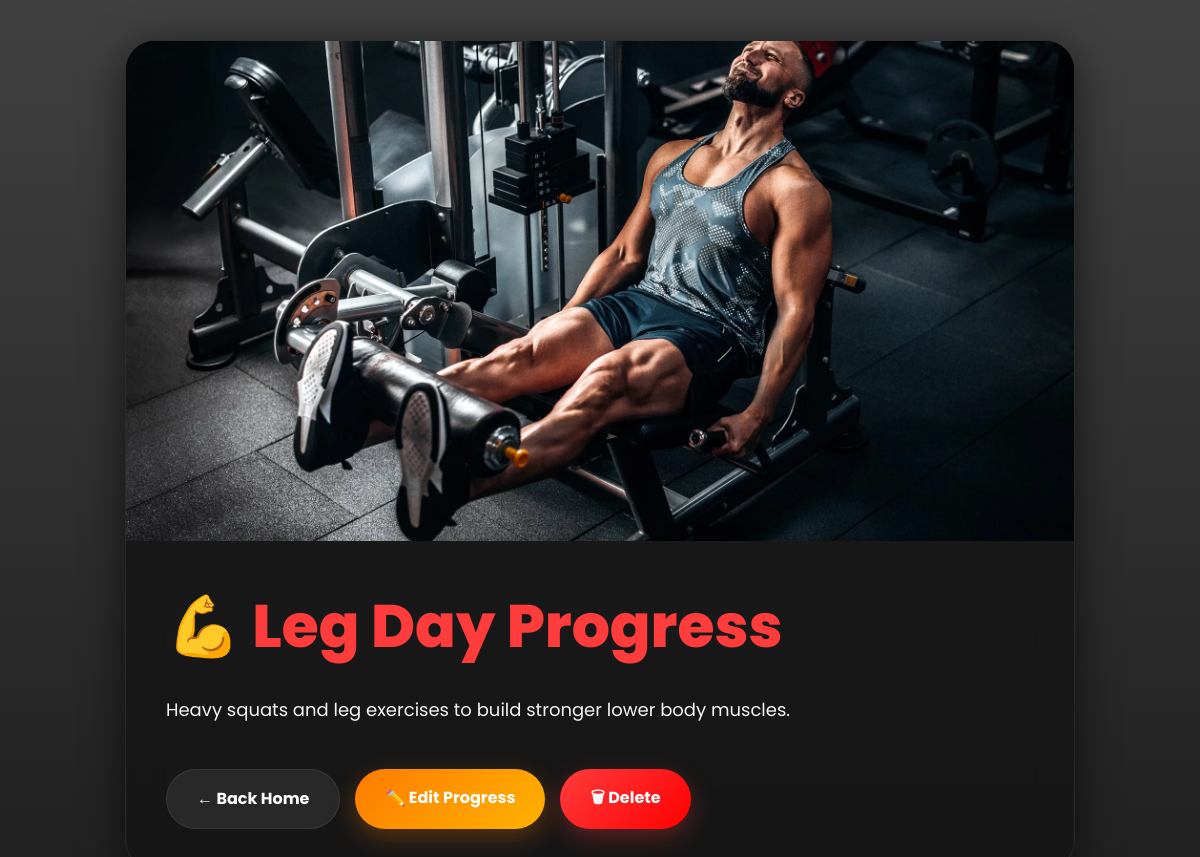
/15/ (signed in), run on the app's committed database.
### albums/models.py (models this page shows, shortened)
class Album(models.Model):
    user = models.ForeignKey(User, on_delete=models.CASCADE)
    title = models.CharField(max_length=100)
    description = models.TextField()
    image = models.ImageField(upload_to='albums/')
    created_at = models.DateTimeField(auto_now_add=True)

### albums/views.py (the view)
# urls.py: path('<int:pk>/', AlbumDetailView.as_view(), name='album-detail'),
class AlbumDetailView(LoginRequiredMixin, DetailView):
    model = Album

### templates/albums/album_detail.html (shortened to what this page needs)
<!DOCTYPE html>
<html lang="en">
<head>
</head>
<body>
    <div class="detail-card">
        <div class="detail-image">
            <img src="{{ object.image.url }}">
        </div>
        <div class="detail-content">
            <div class="title">
                💪 {{ object.title }}
            </div>
            <div class="description">
                {{ object.description }}
            </div>
            <div class="buttons">
                <a href="/" class="btn home-btn">
                    ← Back Home
                </a>
                <a href="/{{ object.id }}/update/" class="btn edit-btn">
                    ✏️ Edit Progress
                </a>
                <a href="/{{ object.id }}/delete/" class="btn delete-btn">
                    🗑 Delete
                </a>
            </div>
        </div>
    </div>
</body>
</html>

### templates/albums/album_detail.html (style rules this page uses)
* { margin:0; padding:0; box-sizing:border-box; font-family:'Poppins', sans-serif; }
body { background: linear-gradient(rgba(0,0,0,0.75), rgba(0,0,0,0.88)), url('https://images.unsplash.com/photo-1517836357463-d25dfeac3438?q=80&w=2070&auto=format&fit=crop'); background-size:cover; background-position:center; background-attachment:fixed; min-height:100vh; display:flex; justify-content:center; align-items:center; padding:40px; overflow-x:hidden; }
.detail-card { width:100%; max-width:950px; background:rgba(20,20,20,0.78); backdrop-filter:blur(20px); border-radius:30px; overflow:hidden; border:1px solid rgba(255,255,255,0.08); box-shadow:0 8px 40px rgba(0,0,0,0.6); animation:fadeIn 1s ease; }
.detail-image { width:100%; height:500px; overflow:hidden; background:black; }
.detail-image img { width:100%; height:100%; object-fit:cover; display:block; }
.detail-content { padding:40px; }
.title { font-size:60px; font-weight:800; color:#ff3c3c; margin-bottom:20px; }
.description { color:#f5f5f5; font-size:18px; line-height:38px; margin-bottom:40px; }
.buttons { display:flex; gap:15px; flex-wrap:wrap; }
.btn { padding:16px 30px; border-radius:50px; text-decoration:none; font-weight:700; transition:0.4s; font-size:16px; }
.home-btn { background:rgba(255,255,255,0.08); color:white; border:1px solid rgba(255,255,255,0.08); }
.edit-btn { background:linear-gradient( 135deg, #ff7b00, #ffb300 ); color:white; box-shadow:0 8px 25px rgba(255,123,0,0.3); }
.delete-btn { background:linear-gradient( 135deg, #ff3c3c, #ff0000 ); color:white; box-shadow:0 8px 25px rgba(255,60,60,0.3); }

### data on the page
Album: image (picture), title "Leg Day Progress", description "Heavy squats and leg exercises to build stronger lower body muscles."
